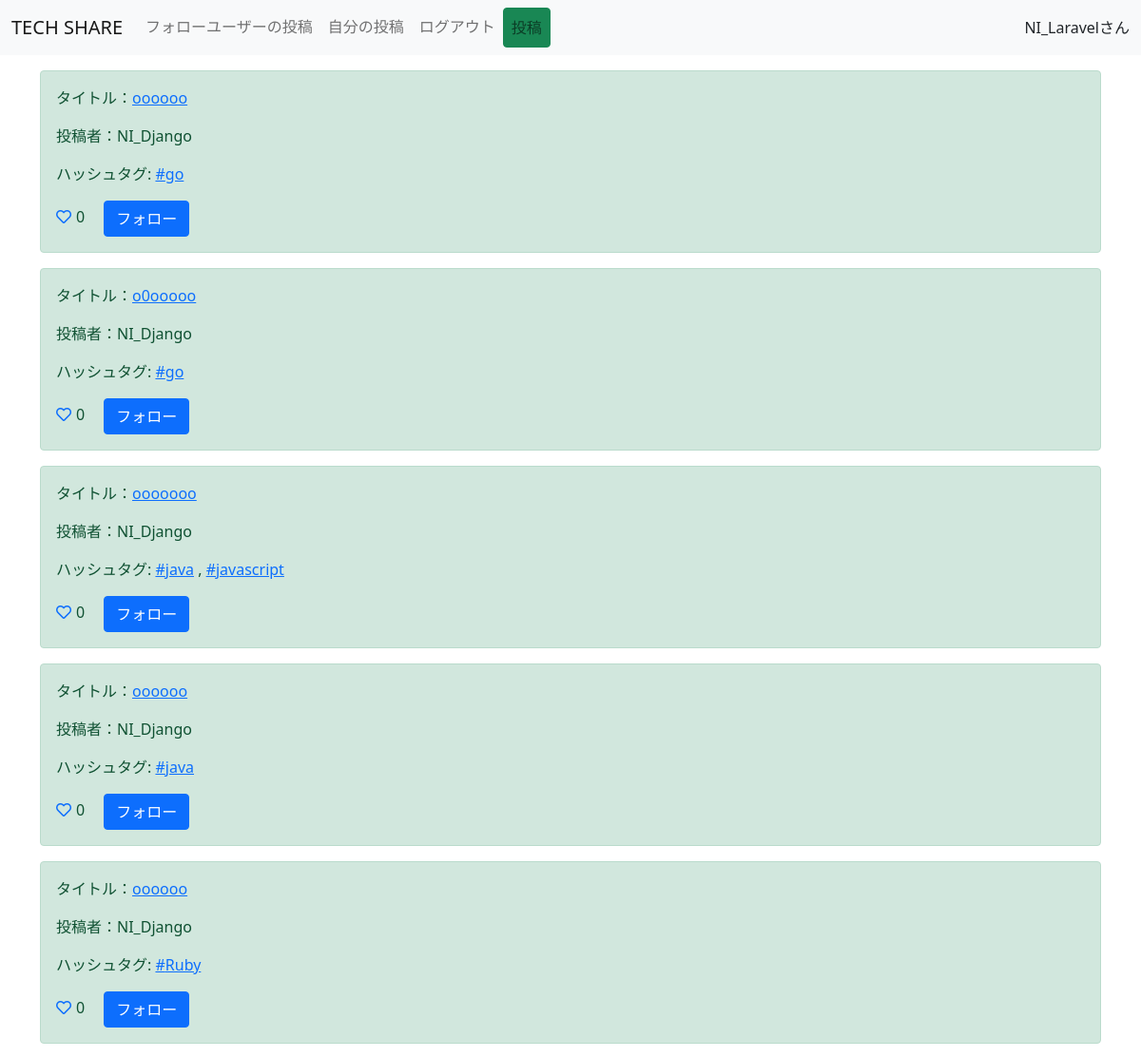
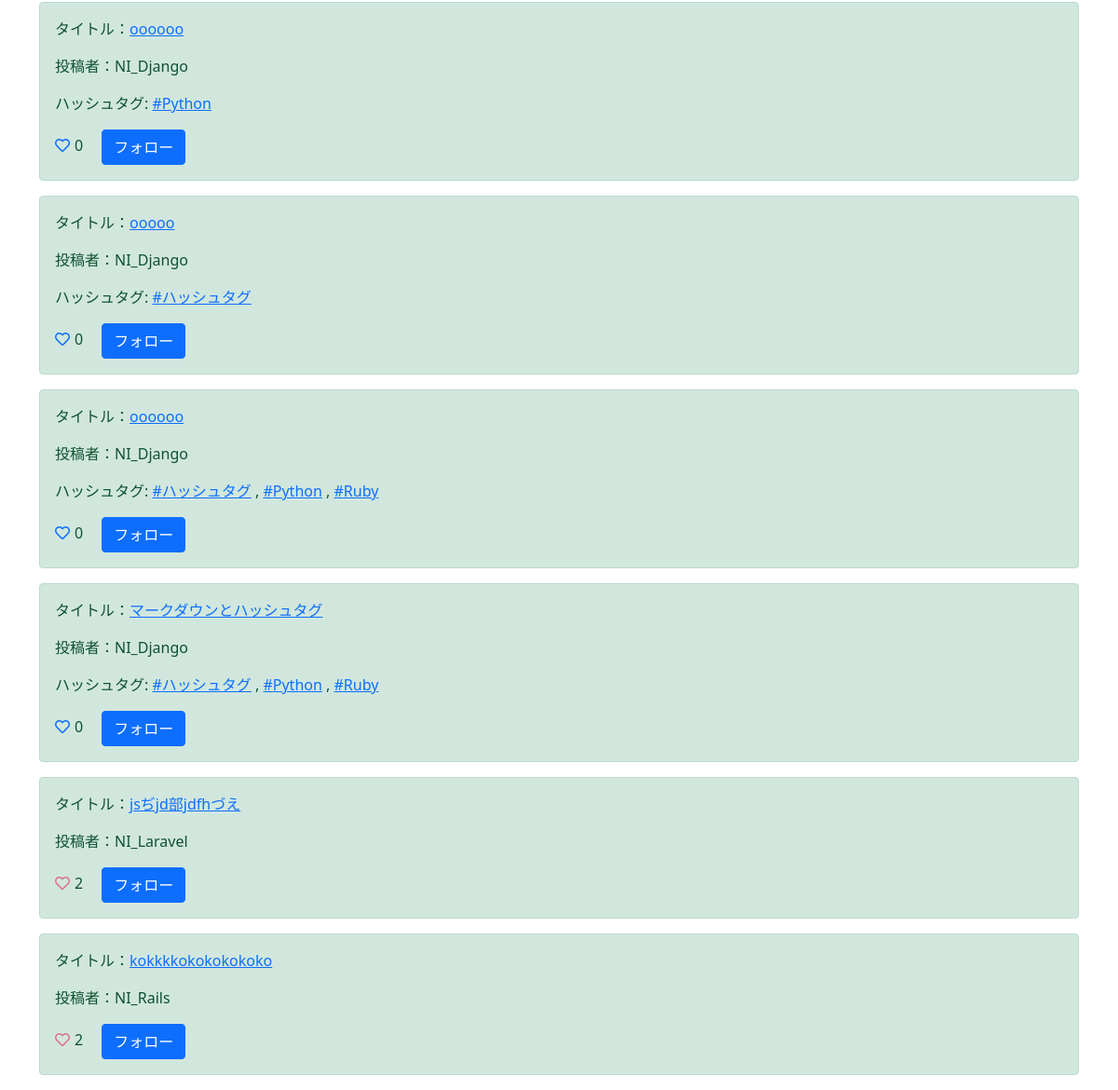
/ (signed in), run on the app's committed database (2 pictures, top to bottom).
### snsapp/models.py (models this page shows, shortened)
class Post(models.Model):
   title = models.CharField(max_length=100)
   content = MarkdownxField('本文', help_text='Markdown形式で書いてください。')
   user = models.ForeignKey(User, on_delete=models.CASCADE)
   like = models.ManyToManyField(User, related_name='related_post', blank=True)
   created_at = models.DateTimeField(auto_now_add=True)
   tag = models.ManyToManyField(Tag)
   class Meta:
       ordering = ["-created_at"]

class Tag(models.Model):
    name = models.CharField(max_length=50)

### snsapp/views.py (the view)
# urls.py: path('', Home.as_view(), name='home'),             #追加
class Home(LoginRequiredMixin, ListView):
   model = Post
   template_name = 'list.html'

### templates/list.html
{% extends 'base.html' %}
{% load static %}
{% block customcss %}
    <link rel="stylesheet" href="{% static 'style.css' %}">
{% endblock customcss %}
{% block content %}
<div class="container mt-3">
   {% for item in object_list %}
   <div class="alert alert-success" role="alert">
      <p>タイトル：<a href="{% url 'detail' item.pk %}">{{item.title}}</a></p>
      <p>投稿者：{{item.user.username}}</p>
      {% if item.tag.all %}
      <p>
        ハッシュタグ:
        {% for tag in item.tag.all %}
          <a href="{% url 'tagged-posts' tag.name %}">#{{ tag.name }}</a>
          {% if not forloop.last %}, {% endif %}
        {% endfor %}
      </p>
      {% endif %}
      {% if request.user in item.like.all %}
      <a href="{% url 'like-home' item.pk %}" class="like-btn add-color" tabindex="-1" role="button" aria-disabled="true"><i class="far fa-heart"></i></a>{{item.like.count}}
      {% else %}
      <a href="{% url 'like-home' item.pk %}" class="like-btn" tabindex="-1" role="button" aria-disabled="true"><i class="far fa-heart"></i></a>{{item.like.count}}
      {% endif %}
      {% if item.user in connection.0.following.all %}
      <a href="{% url 'follow-home' item.pk %}" class="btn btn-danger ms-3" tabindex="-1" role="button" aria-disabled="true">フォロー解除</a>
      {% else %}
      <a href="{% url 'follow-home' item.pk %}" class="btn btn-primary ms-3" tabindex="-1" role="button" aria-disabled="true">フォロー</a>
      {% endif %}
   </div>
   {% endfor %}
</div>
{% endblock content %}

### templates/base.html (shortened to what this page needs)
{% load static %}
<!doctype html>
<html lang="ja">
  <head>
    <link href="https://cdn.jsdelivr.net/npm/bootstrap@5.0.0-beta3/dist/css/bootstrap.min.css" rel="stylesheet">
    <link rel="stylesheet" href="https://use.fontawesome.com/releases/v5.15.1/css/all.css">
    {% block customcss %}
    {% endblock customcss %}
  </head>
  <body>
    <nav class="navbar navbar-expand-lg navbar-light bg-light mb-3">
        <div class="container-fluid">
          <a class="navbar-brand" href="{% url 'home' %}">TECH SHARE</a>
          <div class="collapse navbar-collapse" id="navbarNavAltMarkup">
            <div class="navbar-nav">
              <a class="nav-link" href="{% url 'follow-list' %}">フォローユーザーの投稿</a>
              <a class="nav-link" href="{% url 'mypost' %}">自分の投稿</a>
              <a class="nav-link" href="/accounts/logout/">ログアウト</a>
              <a class="nav-link btn btn-success" href="{% url 'create' %}" role="button">投稿</a>
            </div>
          </div>
          <div>
            {{request.user.username}}さん
          </div>
        </div>
      </nav>
      {% block content %}
      {% endblock content %}
  </body>
</html>

### static/style.css (style rules this page uses)
.like-btn { display: inline-block; margin-right: 5px; }
.add-color { color:palevioletred; }

### data on the page
Post: title "oooooo", user.username "NI_Django", like.count "0", shows "フォロー"
Tag: name "go"
Post: title "o0ooooo", user.username "NI_Django", like.count "0", shows "フォロー"
Post: title "ooooooo", user.username "NI_Django", like.count "0", shows "フォロー"
Tag: name "java"
Tag: name "javascript"
Post: title "oooooo", user.username "NI_Django", like.count "0", shows "フォロー"
Post: title "oooooo", user.username "NI_Django", like.count "0", shows "フォロー"
Tag: name "Ruby"
Post: title "oooooo", user.username "NI_Django", like.count "0", shows "フォロー"
Tag: name "Python"
Post: title "ooooo", user.username "NI_Django", like.count "0", shows "フォロー"
Tag: name "ハッシュタグ"
Post: title "oooooo", user.username "NI_Django", like.count "0", shows "フォロー"
Post: title "マークダウンとハッシュタグ", user.username "NI_Django", like.count "0", shows "フォロー"
Post: title "jsぢjd部jdfhづえ", user.username "NI_Laravel", like.count "2", shows "フォロー"
Post: title "kokkkkokokokokoko", user.username "NI_Rails", like.count "2", shows "フォロー"

### other printed values
{{ request.user.username }} "NI_Laravel"
